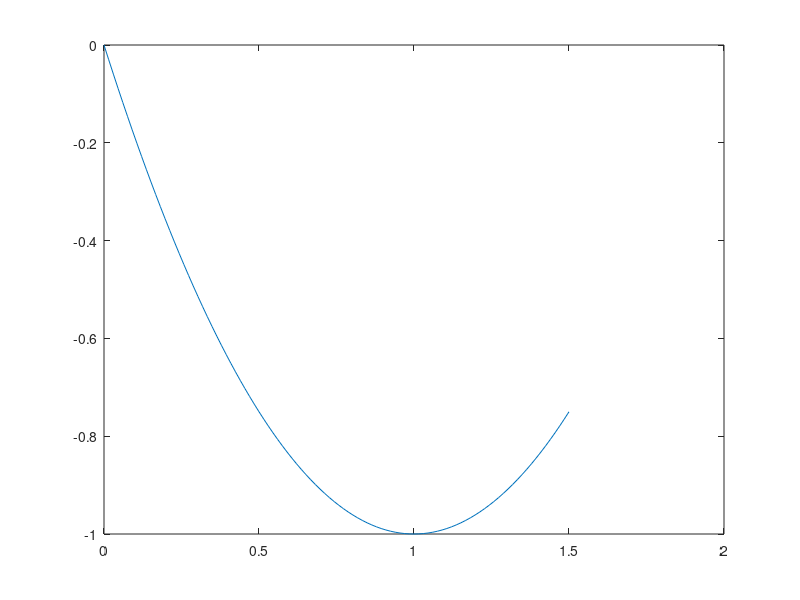

Recreate this plot in MATLAB. (Note: this script raises an error after producing the figure.)
clc
clear all

f=@(x) x.*(x-2);
L=0;
R=1.5;
n=6;
t=linspace(L,R,100);
plot(t,f(t))
fib=ones(1,n);

for i=3:n+1
    fib(i)=fib(i-1)+fib(i-2);
end

for k=1:n
    ratio=fib(n-k+1)/fib(n+2-k);
    x2=L+ratio.*(R-L);
    x1=L+R-x2;
    fx1=f(x1);
    fx2=f(x2);
    rs1(k,:)=[L R x1 x2 fx1 fx2];
    if fx1<fx2
        R=x2;
    elseif fx1>fx2
        L=x1;
    elseif fx1==fx2
        if min(abs(x1),abs(L))==abs(L)
            R=x2;
        else
            L=x1;
        end
    end
end

rs1(k,:)=[L R x1 x2 fx1 fx2];
variables={'L','R','x1','x2','fx1','fx2'};
Resf=array2table(rs1);
Resf.Properties.VariableNames(1:size(Resf,2))=variables
Xopt=(L+R)/2
fopt=f(Xopt)